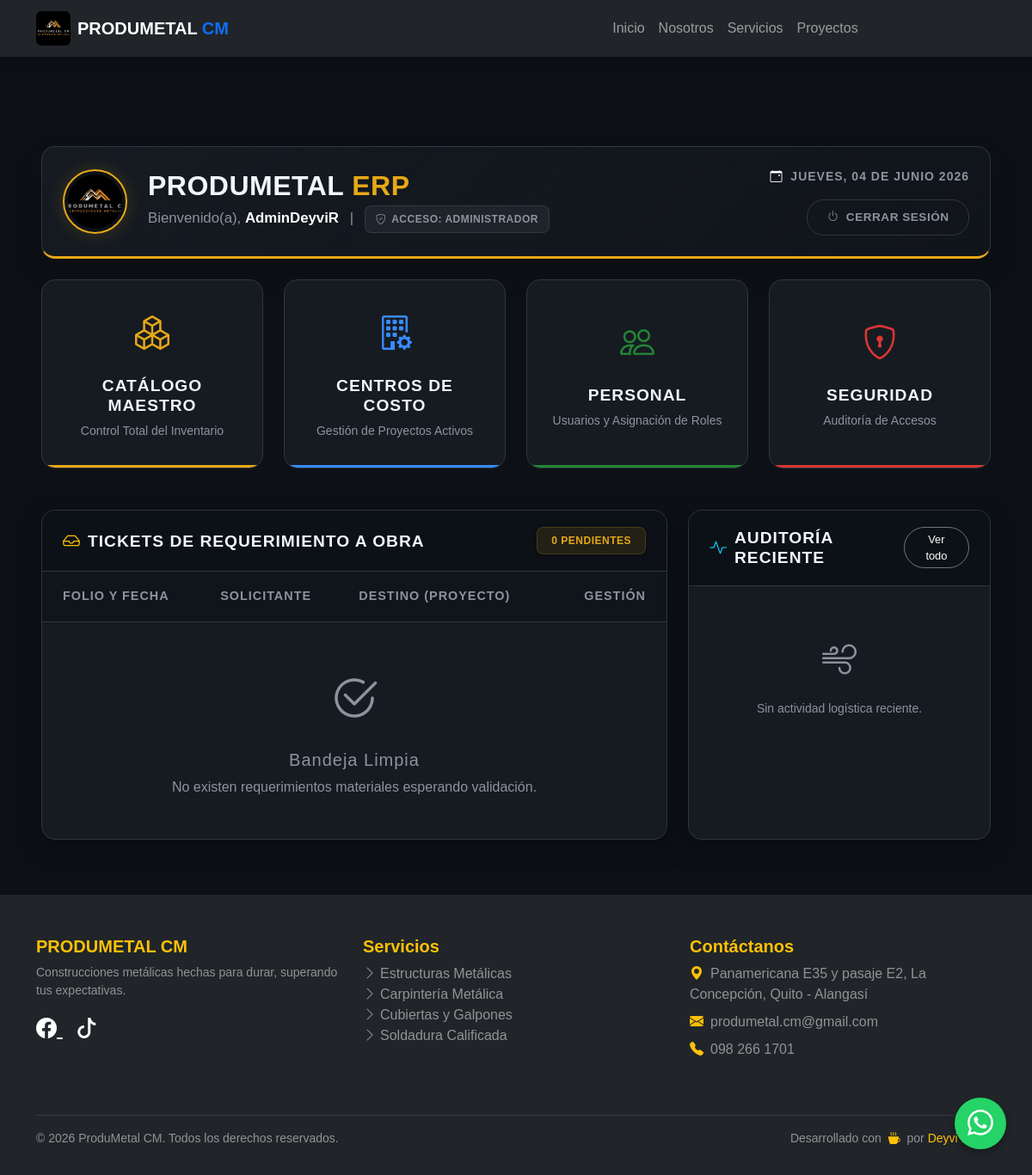
Before: /erp/dashboard/ (signed in) with the older database file.
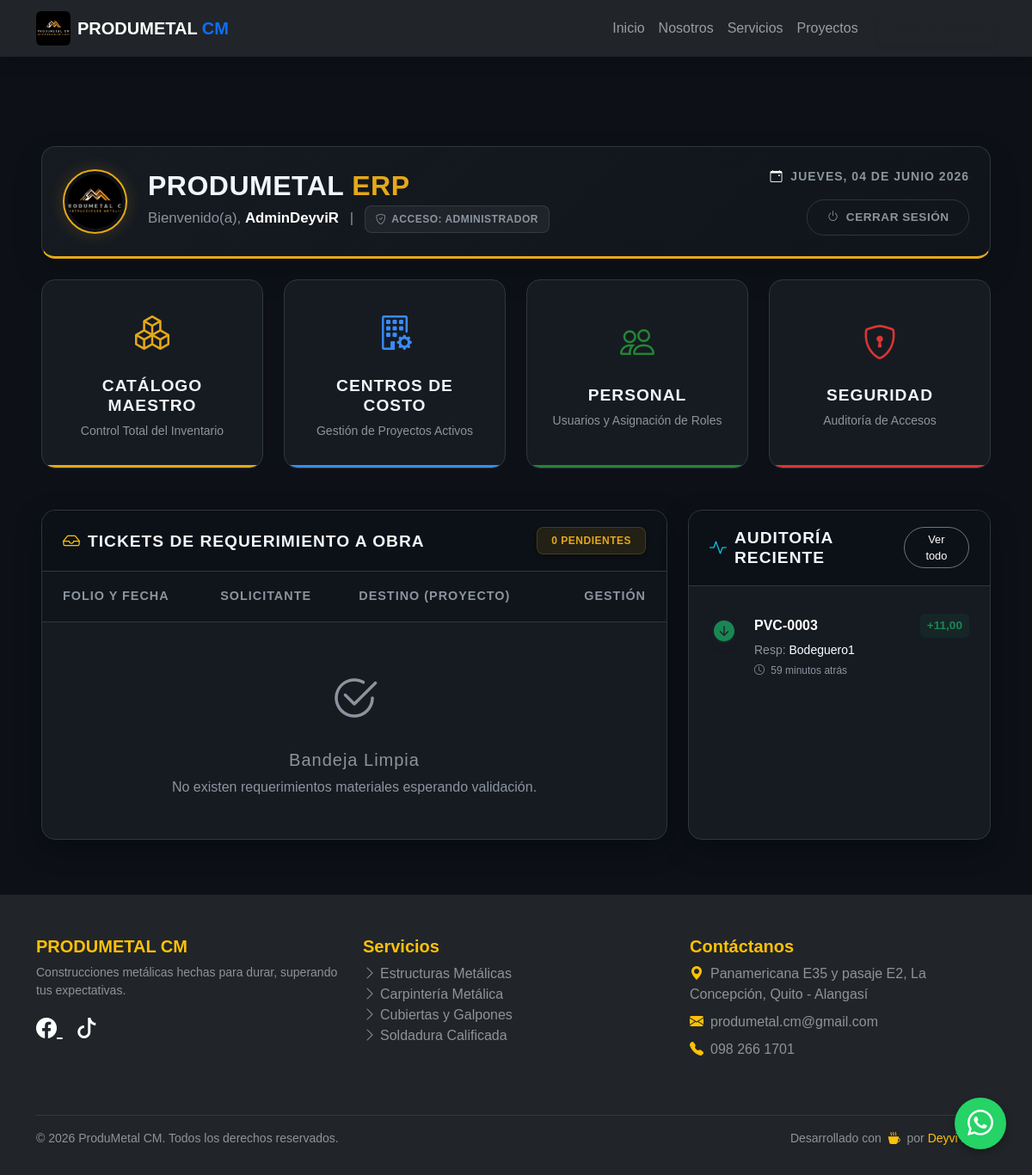
After: the same page with the newer database file.
### web/models.py (models this page shows, shortened)
class MovimientoInventario(models.Model):
    TIPO_MOVIMIENTO = [
        ('INGRESO', 'Ingreso por Compra (Abastecimiento)'),
        ('SALIDA', 'Salida por Requerimiento (Despacho)'),
        ('AJUSTE', 'Ajuste Manual de Inventario'),
        ('VENTA', 'Venta a Terceros'),
        ('TRANSFERENCIA', 'Transferencia entre Bodegas'),
    ]
    material = models.ForeignKey(Material, on_delete=models.PROTECT, related_name='movimientos')
    tipo = models.CharField(max_length=15, choices=TIPO_MOVIMIENTO)
    cantidad = models.DecimalField(max_digits=10, decimal_places=2)
    bodega_origen = models.ForeignKey(Bodega, on_delete=models.SET_NULL, null=True, blank=True, related_name='movimientos_salida')
    bodega_destino = models.ForeignKey(Bodega, on_delete=models.SET_NULL, null=True, blank=True, related_name='movimientos_ingreso')
    fecha_hora = models.DateTimeField(default=timezone.now)
    responsable = models.ForeignKey(User, on_delete=models.SET_NULL, null=True, blank=True)
    requerimiento_asociado = models.ForeignKey('Requerimiento', on_delete=models.SET_NULL, null=True, blank=True)
    orden_compra_asociada = models.ForeignKey('OrdenCompra', on_delete=models.SET_NULL, null=True, blank=True)
    observaciones = models.TextField(blank=True, null=True)
    certificado_calidad = models.FileField(
        upload_to='certificados/%Y/%m/%d/', blank=True, null=True,
        validators=[FileExtensionValidator(allowed_extensions=['pdf'])],
        help_text="Certificado de calidad subido por bodega"
    )
    history = HistoricalRecords()

class Material(models.Model):
    categoria = models.ForeignKey(Categoria, on_delete=models.PROTECT)
    sku = models.CharField(
        max_length=50, unique=True, blank=True, editable=False,
        help_text="Código único auto-generado"
    )
    nombre = models.CharField(
        max_length=200,
        help_text="Nombre comercial o norma técnica"
    )
    descripcion = models.TextField(blank=True, null=True)
    stock_actual = models.DecimalField(
        max_digits=10, decimal_places=2, default=0.00,
        help_text="Stock Total (Suma de bodegas). Denormalizado para reportes rápidos."
    )
    stock_minimo = models.DecimalField(
        max_digits=10, decimal_places=2, default=5.00,
        help_text="Umbral para alertas de reabastecimiento"
    )
    precio_base = models.DecimalField(
        max_digits=10, decimal_places=2, default=0.00,
        help_text="Precio unitario sin impuesto"
    )
    impuesto_porcentaje = models.DecimalField(
        max_digits=5, decimal_places=2, default=15.00,
        help_text="Porcentaje de impuesto (IVA, etc)"
    )
    is_active = models.BooleanField(
        default=True,
        help_text="Desmarcar para borrado lógico (mantiene histórico)"
    )
    fecha_creacion = models.DateTimeField(auto_now_add=True)
    fecha_modificacion = models.DateTimeField(auto_now=True)
    history = HistoricalRecords()
    class Meta:
        verbose_name_plural = "Inventario (Materiales y Consumibles)"
        ordering = ['-fecha_creacion']
        indexes = [
            models.Index(fields=['sku']),
            models.Index(fields=['categoria', 'is_active']),
        ]

### web/views.py (the view, shortened to what this page needs)
# urls.py: path('erp/dashboard/', views.dashboard_erp, name='dashboard_erp'),
@login_required(login_url='login')
def dashboard_erp(request):
    usuario = request.user
    context = {}
    Bodega.objects.get_or_create(nombre='Bodega Central', defaults={'is_principal': True})
    if es_admin(usuario):
        context['rol'] = 'Administrador'
        context['tickets_pendientes'] = Requerimiento.objects.filter(estado='PENDIENTE').order_by('fecha_solicitud')
        context['ultimos_movimientos'] = MovimientoInventario.objects.all().order_by('-fecha_hora')[:5]
        context['cotizaciones_pendientes'] = SolicitudCompra.objects.filter(estado='COTIZADO').order_by('fecha_creacion')
        context['alertas_oc'] = OrdenCompra.objects.filter(estado='RECIBIDA_PARCIAL')
    elif es_comprador(usuario):
        context['rol'] = 'Compras'
        context['solicitudes_compras'] = SolicitudCompra.objects.filter(estado='ENVIADO_A_COMPRAS').order_by('-fecha_creacion')
        context['alertas_oc'] = OrdenCompra.objects.filter(estado='RECIBIDA_PARCIAL')
    else:
        context['rol'] = 'Solicitante'
        context['mis_requerimientos'] = Requerimiento.objects.filter(solicitante=usuario).order_by('-fecha_solicitud')
    return render(request, 'web/erp/dashboard.html', context)

### web/views.py (called while the page is built)
def es_admin(user):
    return user.is_superuser

### web/templates/web/erp/dashboard.html (shortened to what the changed rows need)
{% extends 'web/base.html' %}
{% load static %}
{% block content %}
<div class="container-fluid px-3 px-xl-5 erp-container">
    {% if rol == 'Administrador' %}
    <div class="row g-4 mb-4">
        <div class="col-12 col-xl-8 fade-up delay-3">
            <div class="card card-minimal h-100">
                <div class="card-body p-0">
                    <div class="table-responsive">
                        <table class="table table-modern mb-0">
                            <thead>
                                <tr>
                                    <th class="ps-4">Folio y Fecha</th>
                                    <th>Solicitante</th>
                                    <th>Destino (Proyecto)</th>
                                    <th class="text-end pe-4">Gestión</th>
                                </tr>
                            </thead>
                        </table>
                    </div>
                </div>
            </div>
        </div>
        <div class="col-12 col-xl-4 fade-up delay-4">
            <div class="card card-minimal h-100">
                <div class="card-body px-4 pt-4 pb-3">
                    <div class="mt-2">
                        {% for mov in ultimos_movimientos %}
                        <div class="timeline-item">
                            <div class="timeline-icon shadow-sm">
                                {% if mov.tipo == 'INGRESO' %}
                                    <i class="bi bi-arrow-down-circle-fill text-success fs-4 bg-dark rounded-circle"></i>
                                {% elif mov.tipo == 'SALIDA' or mov.tipo == 'VENTA' %}
                                    <i class="bi bi-arrow-up-right-circle-fill text-warning fs-4 bg-dark rounded-circle"></i>
                                {% else %}
                                    <i class="bi bi-arrow-left-right text-info fs-4 bg-dark rounded-circle"></i>
                                {% endif %}
                            </div>
                            <div>
                                <div class="d-flex justify-content-between align-items-center mb-1">
                                    <span class="fw-bold text-white fs-6 text-truncate pe-2" style="max-width: 150px;">{{ mov.material.sku }}</span>
                                    <span class="fw-bold px-2 py-1 rounded text-nowrap {% if mov.tipo == 'INGRESO' %}bg-success bg-opacity-10 text-success{% elif mov.tipo == 'SALIDA' or mov.tipo == 'VENTA' %}bg-warning bg-opacity-10 text-warning{% else %}bg-info bg-opacity-10 text-info{% endif %}" style="font-size: 0.85rem;">
                                        {% if mov.tipo == 'INGRESO' or mov.tipo == 'AJUSTE' and mov.cantidad > 0 %}+{% endif %}{{ mov.cantidad }}
                                    </span>
                                </div>
                                <div class="text-muted small">Resp: <span class="text-white">{{ mov.responsable.username }}</span></div>
                                <div class="text-muted mt-1" style="font-size: 0.75rem;"><i class="bi bi-clock me-1"></i> {{ mov.fecha_hora|timesince }} atrás</div>
                            </div>
                        </div>
                        {% empty %}
                        <div class="text-center py-4">
                            <i class="bi bi-wind text-muted" style="font-size: 2.5rem;"></i>
                            <p class="text-muted small mt-3">Sin actividad logística reciente.</p>
                        </div>
                        {% endfor %}
                    </div>
                </div>
            </div>
        </div>
    </div>
    {% endif %}
</div>
{% endblock %}

Changed rows visible on the page:
added MovimientoInventario: tipo "INGRESO" (drawn), material.sku "PVC-0003", cantidad "11,00", responsable.username "Bodeguero1", fecha_hora "59 minutos"
Other visible differences:
text no longer shown: "Sin actividad logística reciente."
